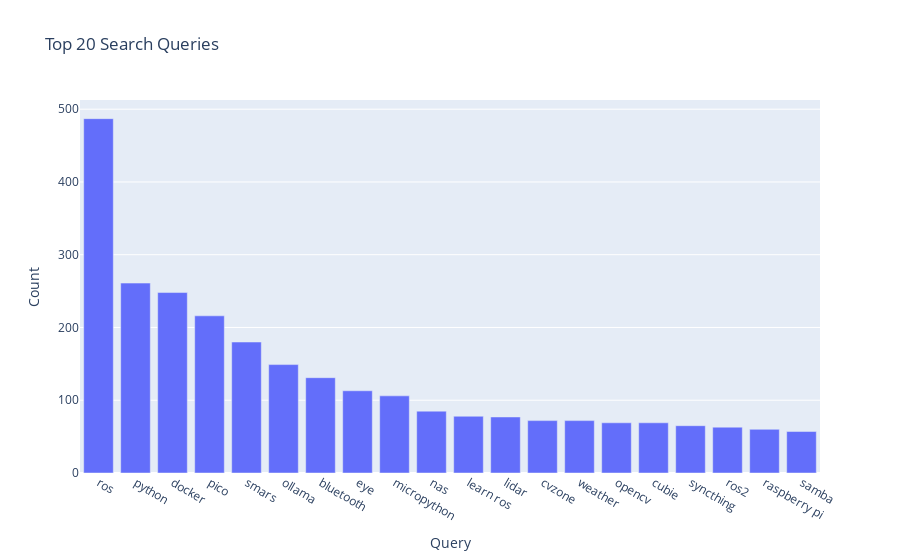

Notebook cell for this chart:
### Markdown cell above
## 7. Top Search Queries

Visualize the most popular search queries from the search logs.

### Code cell
# Top search queries
# Aggregate across all days
search_top = searches.groupby('query', as_index=False)['cnt'].sum().sort_values('cnt', ascending=False).head(20)
px.bar(search_top, x='query', y='cnt', title='Top 20 Search Queries', labels={'query': 'Query', 'cnt': 'Count'}).show()

### Figure 1 — Plotly figure (JSON) as saved in the notebook; plotly's stock layout.template omitted (floating-point values rounded to 4 significant figures)
{"data": [{"hovertemplate": "Query=%{x}<br>Count=%{y}<extra></extra>", "legendgroup": "", "marker": {"color": "#636efa", "pattern": {"shape": ""}}, "name": "", "orientation": "v", "showlegend": false, "textposition": "auto", "type": "bar", "x": ["ros", "python", "docker", "pico", "smars", "ollama", "bluetooth", "eye", "micropython", "nas", "learn ros", "lidar", "cvzone", "weather", "opencv", "cubie", "syncthing", "ros2", "raspberry pi", "samba"], "xaxis": "x", "y": [487, 261, 248, 216, 180, 149, 131, 113, 106, 85, 78, 77, 72, 72, 69, 69, 65, 63, 60, 57], "yaxis": "y"}], "layout": {"barmode": "relative", "legend": {"tracegroupgap": 0}, "title": {"text": "Top 20 Search Queries"}, "xaxis": {"anchor": "y", "domain": [0, 1], "title": {"text": "Query"}}, "yaxis": {"anchor": "x", "domain": [0, 1], "title": {"text": "Count"}}}}
